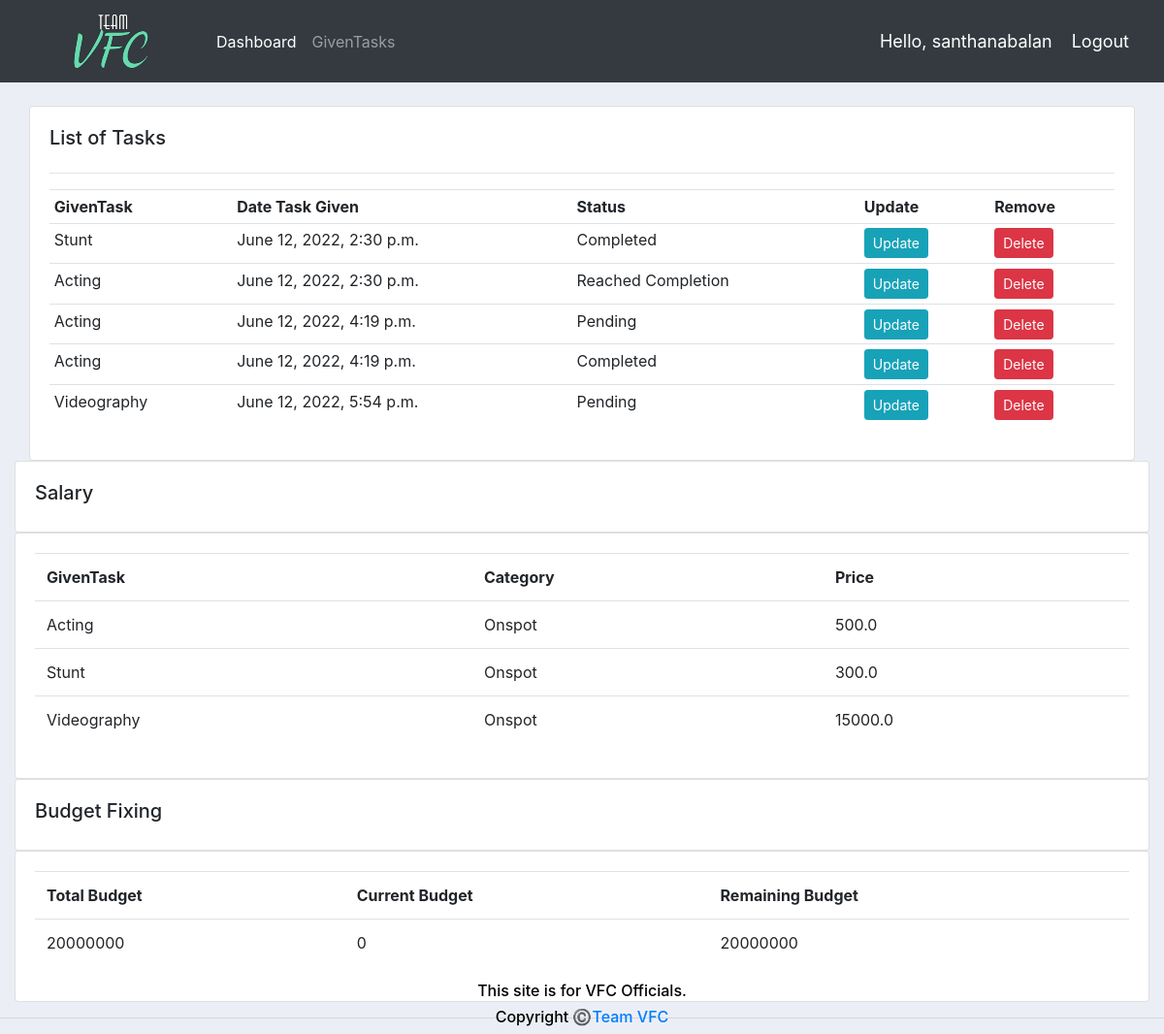
The page /givenTasks/ (signed in) on the database as committed earlier.
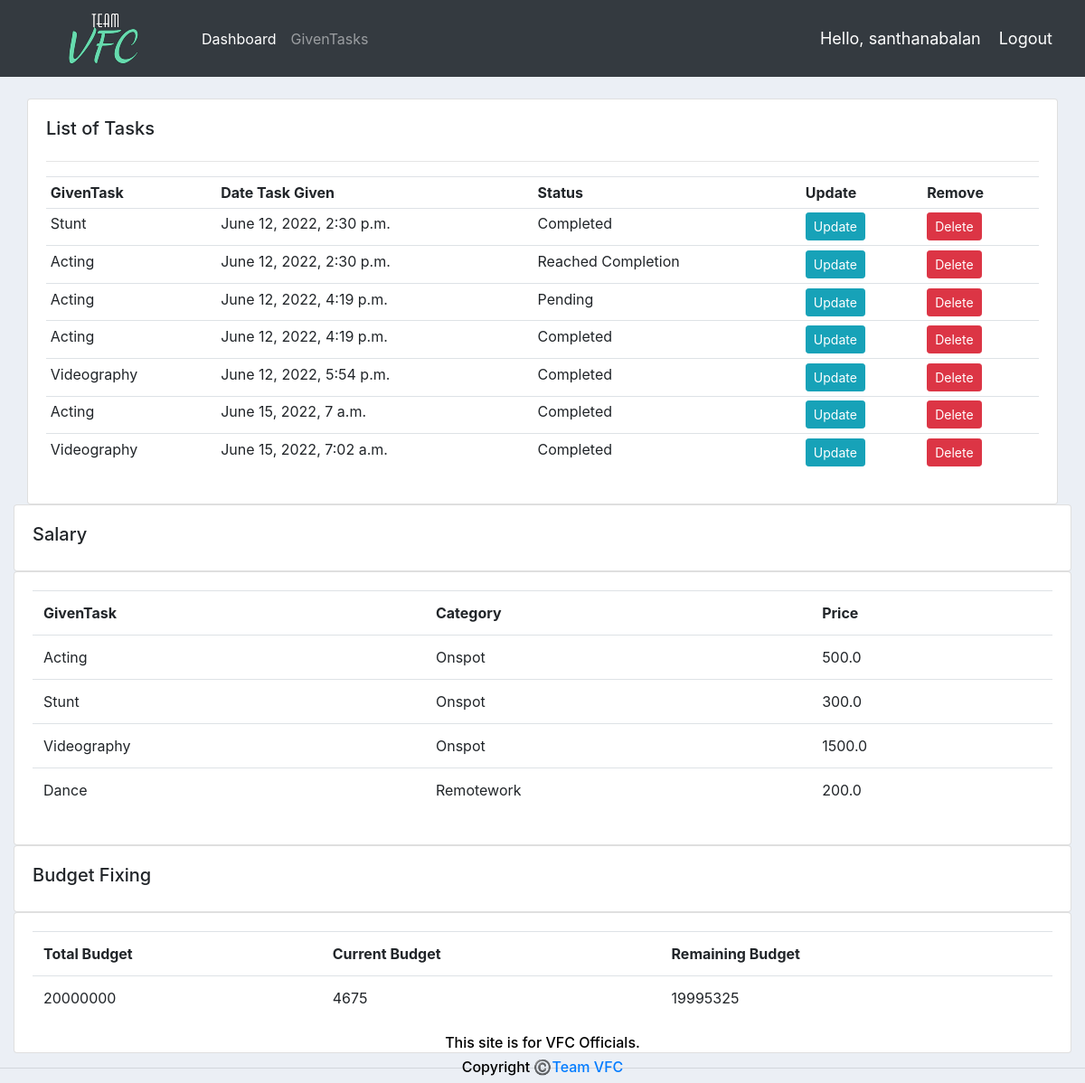
The same page on the database as committed later.
### accounts/models.py (models this page shows, shortened)
class Task(models.Model):
	STATUS = (
			('Pending', 'Pending'),
			('Reached Completion', 'Reached Completion'),
			('Completed', 'Completed'),
			)
	employee = models.ForeignKey(Employee, null=True, on_delete= models.SET_NULL)
	givenTask = models.ForeignKey(GivenTask, null=True, on_delete= models.SET_NULL)
	date_created = models.DateTimeField(auto_now_add=True, null=True)
	status = models.CharField(max_length=200, null=True, choices=STATUS)
	salary = models.IntegerField(max_length=10, null=True)
	note = models.CharField(max_length=1000, null=True)

class GivenTask(models.Model):
	CATEGORY = (
			('Onspot', 'Onspot'),
			('Remotework', 'Remotework'),
			)
	name = models.CharField(max_length=200, null=True)
	price = models.FloatField(null=True)
	category = models.CharField(max_length=200, null=True, choices=CATEGORY)
	description = models.CharField(max_length=200, null=True, blank=True)
	date_created = models.DateTimeField(auto_now_add=True, null=True)
	tags = models.ManyToManyField(Tag)
	def __str__(self):
		return self.name

### accounts/decorators.py (the view)
		def wrapper_func(request, *args, **kwargs):
			group = None
			if request.user.groups.exists():
				group = request.user.groups.all()[0].name
			if group in allowed_roles:
				return view_func(request, *args, **kwargs)
			else:
				return HttpResponse('You are not authorized to view this page')

### accounts/views.py (called while the page is built)
@login_required(login_url='login')
@allowed_users(allowed_roles=['admin'])
def givenTasks(request):
	tasks = Task.objects.all()
	total_tasks = tasks.count()
	givenTasks = GivenTask.objects.all()
	current_price= Task.objects.all().aggregate(Sum('salary'))
	total_price= {'price':20000000}
	rem=total_price['price']-current_price['salary__sum']
	remaining= {'remaining':rem}
	context = {'tasks':tasks,'total_tasks':total_tasks,'givenTasks':givenTasks ,'current_price':current_price,'total_price':total_price,'remaining':remaining}
	return render(request, 'accounts/givenTasks.html', context)

### accounts/templates/accounts/givenTasks.html
{%  extends 'accounts/main.html' %}
{% block content %}
		<br>
		<div class="col">
			<div class="card card-body">
				<h5>List of Tasks</h5>
				<hr>
				<table class="table table-sm">
					<tr>
						<th>GivenTask</th>
						<th>Date Task Given</th>
						<th>Status</th>
						<th>Update</th>
						<th>Remove</th>
					</tr>
					{% for task in tasks %}
						<tr>
							<td>{{task.givenTask}}</td>
							<td>{{task.date_created}}</td>
							<td>{{task.status}}</td>
							<td><a class="btn btn-sm btn-info" href="{% url 'update_task' task.id %}">Update</a></td>
							<td><a class="btn btn-sm btn-danger" href="{% url 'delete_task' task.id %}">Delete</a></td>
						</tr>
					{% endfor %}
				</table>
			</div>
		</div>
		<div class="row">
			<div class="col-md">
				<div class="card card-body">
					<h5>Salary</h5>
				</div>
				<div class="card card-body">
					<table class="table">
						<tr>
							<th>GivenTask</th>
							<th>Category</th>
							<th>Price</th>
						</tr>
						{% for i in givenTasks %}
							<tr>
								<td>{{i.name}}</td>
								<td>{{i.category}}</td>
								<td>{{i.price}}</td>
							</tr>
						{% endfor %}
					</table>
				</div>
				<div class="card card-body">
					<h5>Budget Fixing</h5>
				</div>
				<div class="card card-body">
					<table class="table">
						<tr>
							<th>Total Budget</th>
							<th>Current Budget</th>
							<th>Remaining Budget</th>
						</tr>
						<tr>
							<td>{{total_price.price}}</td>
							<td>{{current_price.salary__sum}}</td>
							<td>{{remaining.remaining}}</td>
						</tr>
					</table>
				</div>
			</div>
		</div>
{% endblock content %}

### accounts/templates/accounts/main.html (shortened to what this page needs)
{% load static %}
<!DOCTYPE html>
<html>
<head>
	<link rel="stylesheet" href="https://stackpath.bootstrapcdn.com/bootstrap/4.3.1/css/bootstrap.min.css">
	<link rel="stylesheet" type="text/css" href="{% static '/css/main.css' %}">
</head>
<body>
	{%  include 'accounts/navbar.html' %}
	<div class="container-fluid">
	{% block content %}
	{% endblock %}
    </div>
	<hr>
	<div class="footer">
		<h6>This site is for VFC Officials.</h6>
		<h6>Copyright ©️<a href="https://santhanabalan.ml/" class="anchor">Team VFC</a></h6>
	  </div>
</body>
</html>

### accounts/templates/accounts/navbar.html (shortened to what this page needs)
{% load static %}
<nav class="navbar navbar-expand-lg navbar-dark bg-dark">
 <img src="{% static 'images/logovfc.png' %}">
  <div class="collapse navbar-collapse" id="navbarNav">
    <ul class="navbar-nav">
      {% if request.user.is_staff %}
      <li class="nav-item active">
        <a class="nav-link" href="{% url 'home' %}">Dashboard</a>
      </li>
      <li class="nav-item">
        <a class="nav-link" href="{% url 'givenTasks' %}">GivenTasks</a>
      </li>
      {% else %}
       <li class="nav-item">
        <a class="nav-link" href="{% url 'account' %}">Settings</a>
      </li>
      {% endif %}
    </ul>
  </div>
  <span class="hello-msg">Hello, {{request.user}}</span>
  <span ><a  class="hello-msg" href="{% url 'logout' %}">Logout</a></span>
</nav>

### accounts/static/css/main.css (style rules this page uses)
body { background-color: #ebeff5; }

### accounts/templates/accounts/main.html (style rules this page uses)
.footer { justify-content: center; position: fixed; left: 0; bottom: 0; width: 100%; color: black; text-align: center; }

### accounts/templates/accounts/navbar.html (style rules this page uses)
.hello-msg { font-size: 18px; color: #fff; margin-right: 20px; }

Rows that differ between the two databases and show on the page:
changed Task "June 12, 2022, 5:54 p.m.": status "Pending" → "Completed"
added Task: givenTask "Acting", date_created "June 15, 2022, 7 a.m.", status "Completed"
added Task: givenTask "Videography", date_created "June 15, 2022, 7:02 a.m.", status "Completed"
changed GivenTask "Videography": price "15000.0" → "1500.0"
added GivenTask: name "Dance", category "Remotework", price "200.0"
Other text that changed with them:
{{ current_price.salary__sum }}: "0" → "4675"
{{ remaining.remaining }}: "20000000" → "19995325"
